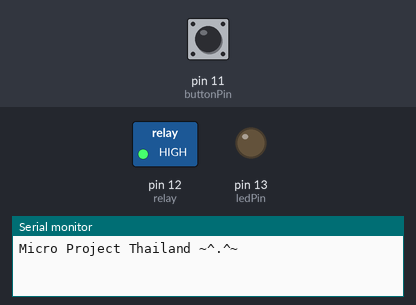
Simulated run of this sketch. Board: Arduino Uno, built with avr-gcc and run on an emulated ATmega328P. On the bench: switched loads named in the sketch (green lamp = pin HIGH), output pins drawn as LEDs (lit = HIGH), the last lines printed to the serial monitor. The inputs (shaded band) are chosen by the test bench; at power-on: pin 11 (buttonPin) LOW.

Above: at 1.2 s.
1.3 s: pin 11 (buttonPin) pulled HIGH for 0.15 s
At 2.4 s:
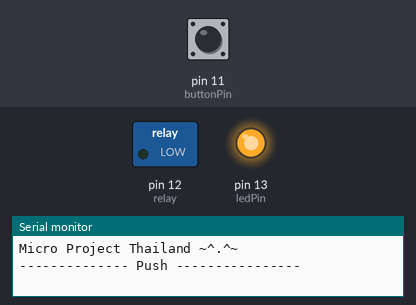
2.9 s: pin 11 (buttonPin) pulled HIGH for 1 s
At 3.6 s:
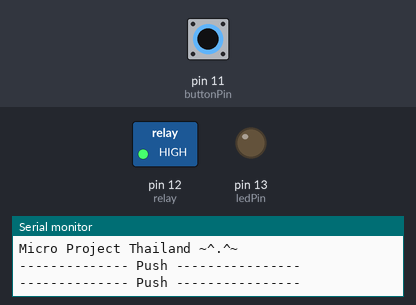
5.4 s: pin 11 (buttonPin) pulled HIGH for 3.2 s
At 6.7 s:
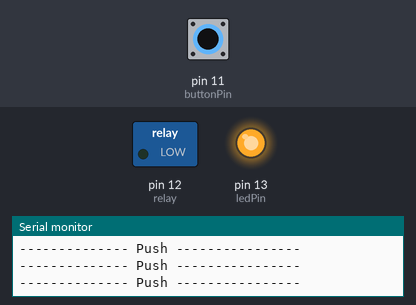
Timing chart, 0 to 8.4 s (numbered marks = the images above; inputs shaded):
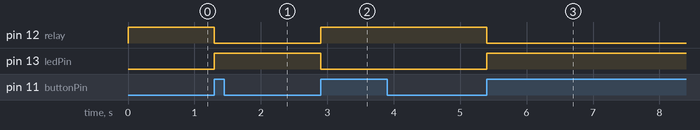

The sketch:

Relay.ino
```cpp
const int buttonPin = 11;
const int relay = 12;
const int ledPin =  13;


int statusActive = 0 ;
int statusPush = 0;


int buttonState = 0;


void setup() {
  Serial.begin(9600);
  Serial.println("Micro Project Thailand ~^.^~ ");
  pinMode(ledPin, OUTPUT);
  pinMode(relay, OUTPUT);
  pinMode(buttonPin, INPUT);
}

void loop() {

  buttonState = digitalRead(buttonPin);

  if (buttonState == HIGH) {
    if (statusPush == 0) {
      statusPush = 1;

      Serial.println("-------------- Push ----------------");

      if (statusActive == 0) {
        statusActive = 1;
      }
      else if (statusActive == 1) {
        statusActive = 0;
      }
    }
  }

  else if (buttonState == LOW) {
    statusPush = 0;
  }


  if (statusActive == 0) {
    digitalWrite(ledPin, LOW);
    digitalWrite(relay, HIGH);
  }
  else if (statusActive == 1) {
    digitalWrite(ledPin, HIGH);
    digitalWrite(relay, LOW);
  }


}
```

Measured:
- after the input at 1.3 s, pin 12 (relay): HIGH → LOW at once; pin 13 (ledPin): LOW → HIGH at once
- after the input at 2.9 s, pin 12 (relay): LOW → HIGH at once; pin 13 (ledPin): HIGH → LOW at once
- after the input at 5.4 s, pin 12 (relay): HIGH → LOW at once; pin 13 (ledPin): LOW → HIGH at once
